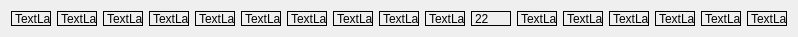
   <widget class="QWidget" name="layoutWidget_14">
    <property name="geometry">
     <rect>
      <x>10</x>
      <y>150</y>
      <width>778</width>
      <height>17</height>
     </rect>
    </property>
    <layout class="QHBoxLayout" name="horizontalLayout_16">
     <item>
      <widget class="QImageLabel" name="label_east_256">
       <property name="minimumSize">
        <size>
         <width>40</width>
         <height>15</height>
        </size>
       </property>
       <property name="maximumSize">
        <size>
         <width>40</width>
         <height>15</height>
        </size>
       </property>
       <property name="frameShape">
        <enum>QFrame::Box</enum>
       </property>
       <property name="text">
        <string>TextLabel</string>
       </property>
      </widget>
     </item>
     <item>
      <widget class="QImageLabel" name="label_east_257">
       <property name="minimumSize">
        <size>
         <width>40</width>
         <height>15</height>
        </size>
       </property>
       <property name="maximumSize">
        <size>
         <width>40</width>
         <height>15</height>
        </size>
       </property>
       <property name="frameShape">
        <enum>QFrame::Box</enum>
       </property>
       <property name="text">
        <string>TextLabel</string>
       </property>
      </widget>
     </item>
     <item>
      <widget class="QImageLabel" name="label_east_258">
       <property name="minimumSize">
        <size>
         <width>40</width>
         <height>15</height>
        </size>
       </property>
       <property name="maximumSize">
        <size>
         <width>40</width>
         <height>15</height>
        </size>
       </property>
       <property name="frameShape">
        <enum>QFrame::Box</enum>
       </property>
       <property name="text">
        <string>TextLabel</string>
       </property>
      </widget>
     </item>
     <item>
      <widget class="QImageLabel" name="label_east_259">
       <property name="minimumSize">
        <size>
         <width>40</width>
         <height>15</height>
        </size>
       </property>
       <property name="maximumSize">
        <size>
         <width>40</width>
         <height>15</height>
        </size>
       </property>
       <property name="frameShape">
        <enum>QFrame::Box</enum>
       </property>
       <property name="text">
        <string>TextLabel</string>
       </property>
      </widget>
     </item>
     <item>
      <widget class="QImageLabel" name="label_east_260">
       <property name="minimumSize">
        <size>
         <width>40</width>
         <height>15</height>
        </size>
       </property>
       <property name="maximumSize">
        <size>
         <width>40</width>
         <height>15</height>
        </size>
       </property>
       <property name="frameShape">
        <enum>QFrame::Box</enum>
       </property>
       <property name="text">
        <string>TextLabel</string>
       </property>
      </widget>
     </item>
     <item>
      <widget class="QImageLabel" name="label_east_261">
       <property name="minimumSize">
        <size>
         <width>40</width>
         <height>15</height>
        </size>
       </property>
       <property name="maximumSize">
        <size>
         <width>40</width>
         <height>15</height>
        </size>
       </property>
       <property name="frameShape">
        <enum>QFrame::Box</enum>
       </property>
       <property name="text">
        <string>TextLabel</string>
       </property>
      </widget>
     </item>
     <item>
      <widget class="QImageLabel" name="label_east_262">
       <property name="minimumSize">
        <size>
         <width>40</width>
         <height>15</height>
        </size>
       </property>
       <property name="maximumSize">
        <size>
         <width>40</width>
         <height>15</height>
        </size>
       </property>
       <property name="frameShape">
        <enum>QFrame::Box</enum>
       </property>
       <property name="text">
        <string>TextLabel</string>
       </property>
      </widget>
     </item>
     <item>
      <widget class="QImageLabel" name="label_east_263">
       <property name="minimumSize">
        <size>
         <width>40</width>
         <height>15</height>
        </size>
       </property>
       <property name="maximumSize">
        <size>
         <width>40</width>
         <height>15</height>
        </size>
       </property>
       <property name="frameShape">
        <enum>QFrame::Box</enum>
       </property>
       <property name="text">
        <string>TextLabel</string>
       </property>
      </widget>
     </item>
     <item>
      <widget class="QImageLabel" name="label_east_264">
       <property name="minimumSize">
        <size>
         <width>40</width>
         <height>15</height>
        </size>
       </property>
       <property name="maximumSize">
        <size>
         <width>40</width>
         <height>15</height>
        </size>
       </property>
       <property name="frameShape">
        <enum>QFrame::Box</enum>
       </property>
       <property name="text">
        <string>TextLabel</string>
       </property>
      </widget>
     </item>
     <item>
      <widget class="QImageLabel" name="label_east_265">
       <property name="minimumSize">
        <size>
         <width>40</width>
         <height>15</height>
        </size>
       </property>
       <property name="maximumSize">
        <size>
         <width>40</width>
         <height>15</height>
        </size>
       </property>
       <property name="frameShape">
        <enum>QFrame::Box</enum>
       </property>
       <property name="text">
        <string>TextLabel</string>
       </property>
      </widget>
     </item>
     <item>
      <widget class="QImageLabel" name="label_east_266">
       <property name="minimumSize">
        <size>
         <width>40</width>
         <height>15</height>
        </size>
       </property>
       <property name="maximumSize">
        <size>
         <width>40</width>
         <height>15</height>
        </size>
       </property>
       <property name="frameShape">
        <enum>QFrame::Box</enum>
       </property>
       <property name="text">
        <string>22</string>
       </property>
      </widget>
     </item>
     <item>
      <widget class="QImageLabel" name="label_east_267">
       <property name="minimumSize">
        <size>
         <width>40</width>
         <height>15</height>
        </size>
       </property>
       <property name="maximumSize">
        <size>
         <width>40</width>
         <height>15</height>
        </size>
       </property>
       <property name="frameShape">
        <enum>QFrame::Box</enum>
       </property>
       <property name="text">
        <string>TextLabel</string>
       </property>
      </widget>
     </item>
     <item>
      <widget class="QImageLabel" name="label_east_268">
       <property name="minimumSize">
        <size>
         <width>40</width>
         <height>15</height>
        </size>
       </property>
       <property name="maximumSize">
        <size>
         <width>40</width>
         <height>15</height>
        </size>
       </property>
       <property name="frameShape">
        <enum>QFrame::Box</enum>
       </property>
       <property name="text">
        <string>TextLabel</string>
       </property>
      </widget>
     </item>
     <item>
      <widget class="QImageLabel" name="label_east_269">
       <property name="minimumSize">
        <size>
         <width>40</width>
         <height>15</height>
        </size>
       </property>
       <property name="maximumSize">
        <size>
         <width>40</width>
         <height>15</height>
        </size>
       </property>
       <property name="frameShape">
        <enum>QFrame::Box</enum>
       </property>
       <property name="text">
        <string>TextLabel</string>
       </property>
      </widget>
     </item>
     <item>
      <widget class="QImageLabel" name="label_east_270">
       <property name="minimumSize">
        <size>
         <width>40</width>
         <height>15</height>
        </size>
       </property>
       <property name="maximumSize">
        <size>
         <width>40</width>
         <height>15</height>
        </size>
       </property>
       <property name="frameShape">
        <enum>QFrame::Box</enum>
       </property>
       <property name="text">
        <string>TextLabel</string>
       </property>
      </widget>
     </item>
     <item>
      <widget class="QImageLabel" name="label_east_271">
       <property name="minimumSize">
        <size>
         <width>40</width>
         <height>15</height>
        </size>
       </property>
       <property name="maximumSize">
        <size>
         <width>40</width>
         <height>15</height>
        </size>
       </property>
       <property name="frameShape">
        <enum>QFrame::Box</enum>
       </property>
       <property name="text">
        <string>TextLabel</string>
       </property>
      </widget>
     </item>
     <item>
      <widget class="QImageLabel" name="label_east_272">
       <property name="minimumSize">
        <size>
         <width>40</width>
         <height>15</height>
        </size>
       </property>
       <property name="maximumSize">
        <size>
         <width>40</width>
         <height>15</height>
        </size>
       </property>
       <property name="frameShape">
        <enum>QFrame::Box</enum>
       </property>
       <property name="text">
        <string>TextLabel</string>
       </property>
      </widget>
     </item>
    </layout>
   </widget>
